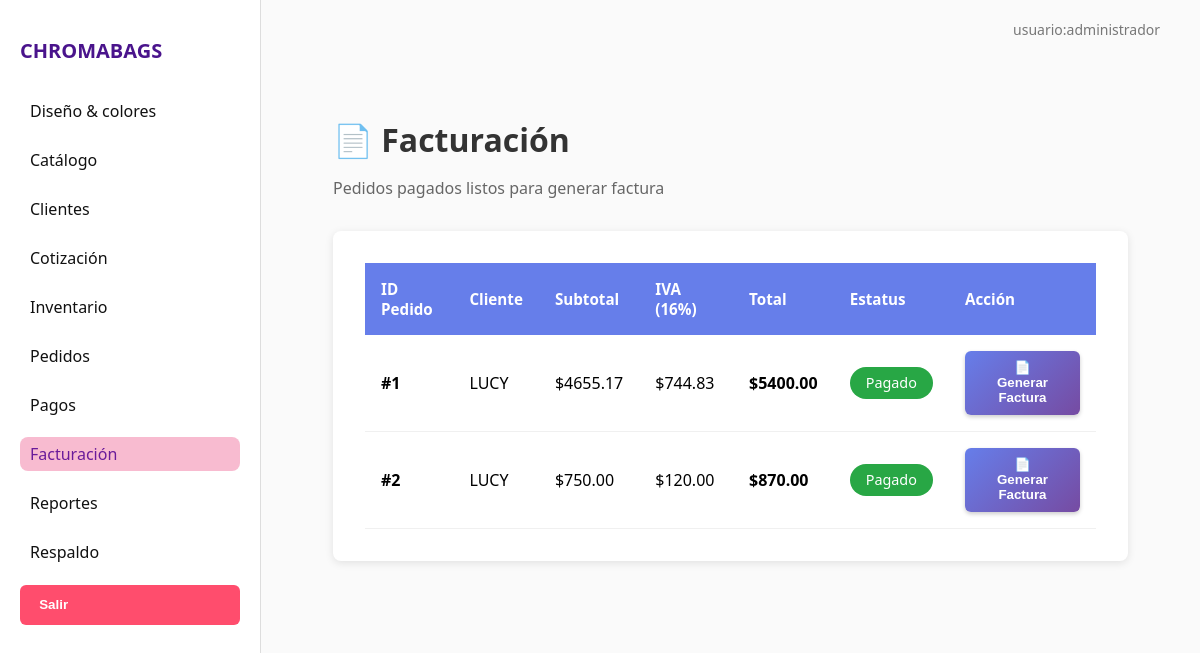
/facturacion, run on the app's committed database.
### tables this page shows
CREATE TABLE pedidos (
    id_pedido INTEGER PRIMARY KEY AUTOINCREMENT,
    id_cliente INTEGER,
    fecha_pedido TEXT DEFAULT (datetime('now')),
    fecha_entrega TEXT,
    estado TEXT DEFAULT 'pendiente',
    total REAL,
    FOREIGN KEY (id_cliente) REFERENCES clientes(id_cliente)
);

CREATE TABLE clientes (
    id_cliente INTEGER PRIMARY KEY AUTOINCREMENT,
    nombre_cliente TEXT NOT NULL,
    telefono TEXT,
    correo TEXT,
    direccion TEXT,
    tipo_cliente TEXT DEFAULT 'PRIMERIZO',
    fecha_registro TEXT DEFAULT (datetime('now'))
, rfc TEXT, razon_social TEXT, uso_cfdi TEXT, regimen_fiscal TEXT, correo_facturacion TEXT);

### app.py (the view)
@app.route('/facturacion')
def facturacion():
    conn = get_connection()
    pedidos_pagados = []
    if conn:
        cur = conn.cursor()
        cur.execute("""
            SELECT
                p.id_pedido,
                c.nombre_cliente,
                p.total,
                p.estado,
                p.fecha_pedido
            FROM pedidos p
            JOIN clientes c ON p.id_cliente = c.id_cliente
            WHERE p.estado IN ('finalizado', 'entregado')
        """)
        pedidos = cur.fetchall()
        for pedido in pedidos:
            id_pedido = pedido[0]
            total_pedido = pedido[2]
            cur.execute("""
                SELECT COALESCE(SUM(monto), 0)
                FROM pagos
                WHERE id_pedido = ?
            """, (id_pedido,))
            total_pagado = cur.fetchone()[0]
            if total_pagado >= total_pedido:
                pedidos_pagados.append({
                    'id_pedido': pedido[0],
                    'nombre_cliente': pedido[1],
                    'total': pedido[2],
                    'estado': pedido[3],
                    'fecha_pedido': pedido[4]
                })
        cur.close()
        conn.close()
    return render_template('facturacion.html', pedidos_pagados=pedidos_pagados)

### db_connection.py (called while the page is built)
def get_connection():
    try:
        db_path = os.path.join('database', 'ChromaBags.db')
        conn = sqlite3.connect(db_path)
        conn.row_factory = sqlite3.Row  # Para acceder a las columnas por nombre
        return conn
    except sqlite3.Error as e:
        print(f"Error al conectar con la base de datos: {e}")
        return None

### templates/facturacion.html (shortened to what this page needs)
{% extends "base.html" %}
{% block content %}
<div class="contenedor-principal">
  <h2 class="titulo-modulo">📄 Facturación</h2>
  <p class="subtitulo-modulo">Pedidos pagados listos para generar factura</p>
  <div class="factura-box">
    <table class="tabla-facturacion">
      <thead>
        <tr>
          <th>ID Pedido</th>
          <th>Cliente</th>
          <th>Subtotal</th>
          <th>IVA (16%)</th>
          <th>Total</th>
          <th>Estatus</th>
          <th>Acción</th>
        </tr>
      </thead>
      <tbody>
        {% for p in pedidos_pagados %}
        {% set subtotal = p['total'] / 1.16 %}
        {% set iva = p['total'] - subtotal %}
        <tr>
          <td><strong>#{{ p['id_pedido'] }}</strong></td>
          <td>{{ p['nombre_cliente'] }}</td>
          <td>${{ "%.2f"|format(subtotal) }}</td>
          <td>${{ "%.2f"|format(iva) }}</td>
          <td><strong>${{ "%.2f"|format(p['total']) }}</strong></td>
          <td><span class="estado-pagado">Pagado</span></td>
          <td>
            <form method="POST" action="{{ url_for('generar_factura', id_pedido=p['id_pedido']) }}" style="display: inline;">
              <button type="submit" class="btn-factura">
                📄 Generar Factura
              </button>
            </form>
          </td>
        </tr>
        {% endfor %}
      </tbody>
    </table>
  </div>
</div>
{% endblock %}

### static/css/style.css (style rules this page uses)
body { margin: 0; font-family: 'Segoe UI', sans-serif; background-color: #fefefe; }

### templates/facturacion.html (style rules this page uses)
.contenedor-principal { padding: 2rem; max-width: 1400px; margin: 0 auto; }
.titulo-modulo { font-size: 2rem; color: #333; margin-bottom: 0.5rem; }
.subtitulo-modulo { color: #666; font-size: 1rem; margin-bottom: 2rem; }
.factura-box { background: white; padding: 2rem; border-radius: 8px; box-shadow: 0 2px 8px rgba(0,0,0,0.1); }
.tabla-facturacion { width: 100%; border-collapse: collapse; }
.tabla-facturacion thead { background: #667eea; color: white; }
.tabla-facturacion th { padding: 1rem; text-align: left; font-weight: 600; border: none; font-size: 0.95rem; }
.tabla-facturacion td { padding: 1rem; border-bottom: 1px solid #f0f0f0; }
.estado-pagado { display: inline-block; padding: 0.4rem 1rem; background: #28a745; color: white; border-radius: 20px; font-size: 0.9rem; font-weight: 500; }
.btn-factura { background: linear-gradient(135deg, #667eea 0%, #764ba2 100%); color: white; border: none; padding: 0.6rem 1.5rem; border-radius: 6px; font-weight: 600; cursor: pointer; transition: all 0.3s; box-shadow: 0 2px 4px rgba(0,0,0,0.2); }

### data on the page
pedidos: id_pedido "1", nombre_cliente "LUCY", subtotal "4655.17", iva "744.83", total "5400.00"
pedidos: id_pedido "2", nombre_cliente "LUCY", subtotal "750.00", iva "120.00", total "870.00"
